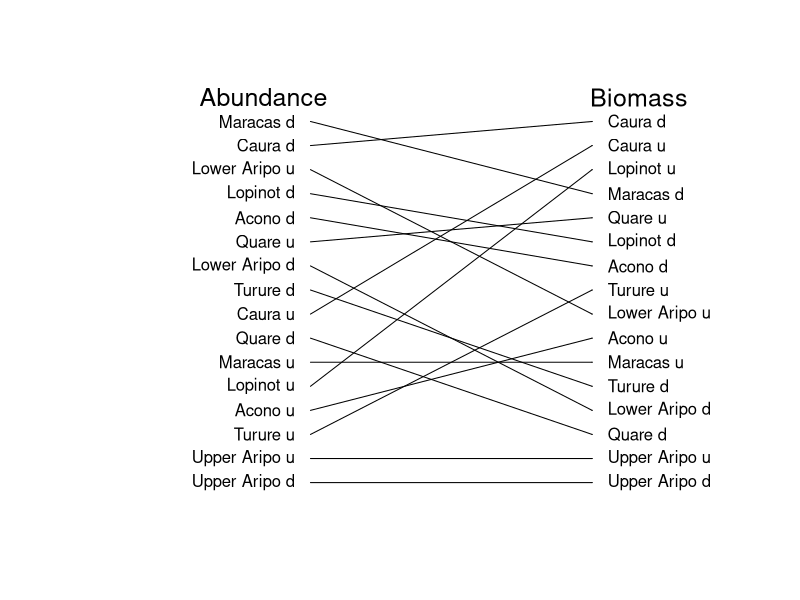

Recreate this plot in R.
## ---- chunk 1
###Making a plot of how high pressure predation sites are when measured in 
#different levels of predation ABUNDANCE

setwd("C:\\Users\\faj\\Documents\\OneDrive for Business\\research\\FishPredation\\Data")

library(dplyr)
library(tidyr)
library(ggplot2)
library(lme4)
library(Cairo)


#preparing data 

fishDataAll <- read.csv("Fish data June 2017.csv")
head(fishDataAll)
str(fishDataAll)
levels(fishDataAll$species)
selectMonths <- c("07", "08")# i am selecting out these months because then i can use the last timepoint 

#select data from only the July and Auguest, and remove first year 
SelectData <- fishDataAll %>% 
	separate(date, c("Day", "Month", "Year"), sep = "/") %>%
	filter(Year != 2010)%>%
	filter(Month %in% selectMonths)

fishData <- data.frame(SelectData)

fishData$AbundanceAll <- fishData$numbercaught + fishData$numberseen

#calculating percentage biomass so i can incude years with 0 abundance

fishData$TotBiomass <- (fishData$numbercaught + fishData$numberseen)* fishData$weight
TotBioSite<- fishData %>% 
	group_by(site, Year) %>%
	summarise(BiomasSiteSum = sum(TotBiomass, na.rm=TRUE))
siteBiomass <- data.frame(TotBioSite)


#Narrow Predation data
#-------------------------
predatorsAbN <- fishData %>% 
	filter(species == "Hoplias malabaricus" | species == "Crenicichla frenata")  %>%
	group_by(site, Year) %>%
	summarise(AbundanceSum = sum(AbundanceAll))

predatorsAb <- data.frame(predatorsAbN)
predatorsAb$Year <- as.numeric(predatorsAb$Year)

#add the total site biomass data, just to i can identify sites with no predators 
FishDataTotAb <- merge(siteBiomass, predatorsAb, by = c("site" ,"Year"),all=TRUE) # this makes sure i 
#know what years had no predators recoreded in 
FishDataTotAb$AbundanceSum[is.na(FishDataTotAb$AbundanceSum)] <- 0

Narrowa <- aggregate(FishDataTotAb$AbundanceSum, list(FishDataTotAb$site), mean, na.rm=TRUE)

orderNarrowa <- Narrowa[order(Narrowa$x),]
head(orderNarrowa)

orderNarrowa$predOrderNa <- c(1:nrow(orderNarrowa))
## ---- chunk 2
setwd("C:\\Users\\faj\\Documents\\OneDrive for Business\\research\\FishPredation\\Data")

library(dplyr)
library(tidyr)
library(ggplot2)
library(lme4)
library(Cairo)


#preparing data 

fishDataAll <- read.csv("Fish data June 2017.csv")
head(fishDataAll)
str(fishDataAll)
levels(fishDataAll$species)
selectMonths <- c("07", "08")# i am selecting out these months because then i can use the last timepoint 


#select data from only the July and Auguest, and remove first year 
SelectData <- fishDataAll %>% 
	separate(date, c("Day", "Month", "Year"), sep = "/") %>%
	filter(Year != 2010)%>%
	filter(Month %in% selectMonths)

fishData <- data.frame(SelectData)

#calculate biomass
fishData$TotBiomass <- (fishData$numbercaught + fishData$numberseen)* fishData$weight


#calculating percentage biomass
TotBioSite<- fishData %>% 
	group_by(site, Year) %>%
	summarise(BiomasSiteSum = sum(TotBiomass, na.rm=TRUE))

siteBiomass <- data.frame(TotBioSite)

#Narrow Predation data
#-------------------------

#sum biomass per site and year
predatorsBioN <- fishData %>% 
	filter(species == "Hoplias malabaricus" | species == "Crenicichla frenata") %>%
	group_by(site, Year) %>%
	summarise(BiomassSum = sum(TotBiomass))

predatorsBio <- data.frame(predatorsBioN)
predatorsBio$Year <- as.numeric(predatorsBio$Year)
siteBiomass$Year <- as.numeric(siteBiomass$Year)

FishDataTot <- merge(siteBiomass, predatorsBio, by = c("site" ,"Year"),all=TRUE) # this makes sure i 
#know what years had no predators recoreded in 
head(FishDataTot)
FishDataTot$BiomassSum[is.na(FishDataTot$BiomassSum)] <- 0

FishDataTot$PropMass <- FishDataTot$BiomassSum / FishDataTot$BiomasSiteSum

Narrowb <- aggregate(FishDataTot$PropMass, list(FishDataTot$site), mean, na.rm=TRUE)

orderNarrowb <- Narrowb[order(Narrowb$x),]
head(orderNarrowb)

orderNarrowb$predOrderNb <- c(1:nrow(orderNarrowb))

## ---- chunk 3

bothNarrow <- merge(orderNarrowb, orderNarrowa, by = "Group.1")

## ---- chunk 4
Cairo(file="C:\\Users\\faj\\Documents\\OneDrive for Business\\research\\bioTIME\\users\\Faith\\TriniFishPredation\\narrowAB_tangle.png",
     type="png",
      units="in", 
      width=8,
      height=6,
     pointsize=12,
     dpi=100)

plotSetup <- data.frame(cbind(c(1:17),c(20:60))) # data to plot onto emptyp plot
plot(x = plotSetup$X2, y = plotSetup$X1, col="white", axes=FALSE , ylab = " ", xlab = "  ", type = "n")

#plot arrows
arrows(x0 = 33, y0 = bothNarrow$predOrderNa, x1 = 51, y1 = bothNarrow$predOrderNb, length = 0.001)


#plotting text 
text(x = 52, y = bothNarrow$predOrderNb, labels = bothNarrow$Group.1, adj = c(0,NA))
text(x = 32, y = bothNarrow$predOrderNa, labels = bothNarrow$Group.1, adj = c(1,NA))


text(x = 30, y = 17, labels = "Abundance", cex = 1.5)
text(x = 54, y = 17, labels = "Biomass", cex = 1.5)


dev.off()

## ---- chunk 5
rownames(bothNarrow) <-  bothNarrow$Group.1
corOrderNarrow <-  bothNarrow[,c(2, 4)] 
names(corOrderNarrow ) <-  c("Biomass", "Abundance")
cor(corOrderNarrow , method="spearman")
